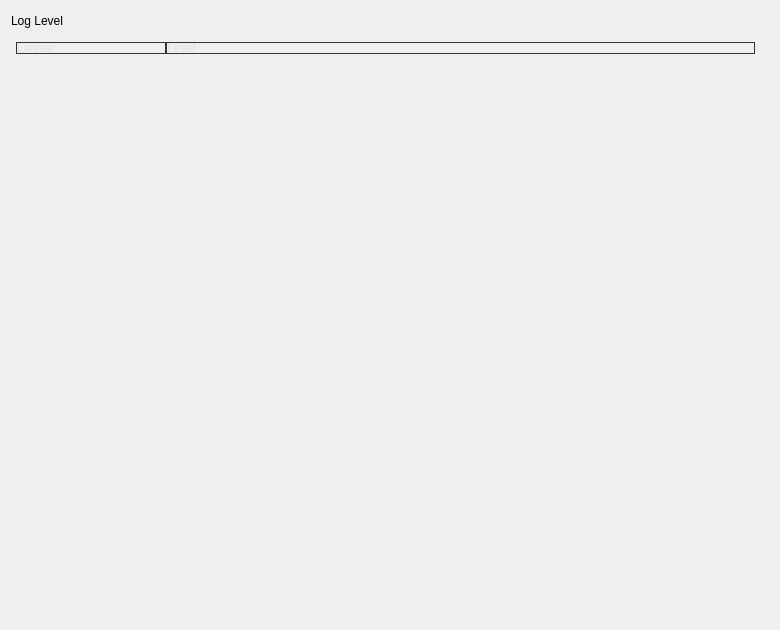
          <widget class="QWidget" name="loggingPage">
           <widget class="QWidget" name="layoutWidget">
            <property name="geometry">
             <rect>
              <x>0</x>
              <y>0</y>
              <width>771</width>
              <height>621</height>
             </rect>
            </property>
            <layout class="QVBoxLayout" name="verticalLayout_3">
             <property name="leftMargin">
              <number>11</number>
             </property>
             <property name="topMargin">
              <number>11</number>
             </property>
             <property name="rightMargin">
              <number>11</number>
             </property>
             <property name="bottomMargin">
              <number>11</number>
             </property>
             <item>
              <layout class="QHBoxLayout" name="horizontalLayout_7">
               <item>
                <widget class="QLabel" name="label_7">
                 <property name="text">
                  <string>&lt;img src=':/Resources/CommonIcon/Title Bullet Secondary.svg' width='11' height='11'&gt;Log Level</string>
                 </property>
                </widget>
               </item>
               <item>
                <spacer name="horizontalSpacer_6">
                 <property name="orientation">
                  <enum>Qt::Horizontal</enum>
                 </property>
                 <property name="sizeHint" stdset="0">
                  <size>
                   <width>40</width>
                   <height>20</height>
                  </size>
                 </property>
                </spacer>
               </item>
              </layout>
             </item>
             <item>
              <widget class="QTableWidget" name="tableWidget">
               <property name="styleSheet">
                <string notr="true">	QTableView
                 {
                 outline: none;
                 border: 1px solid transparent;
                 background: transparent;
                 }

                 QTableView QHeaderView
                 {
                 background: transparent;
				 padding:4px
                 }

                 QTableView QHeaderView::section
                 {
                 border: 1px solid transparent;
                 background: transparent;
                 color: rgba(225, 225, 228, 255);
                 border-color: rgba(52, 52, 55, 255);
                 }

                 QTableView QHeaderView::section:hover
                 {
                 background: transparent;
                 color: rgba(110, 185, 255, 255);
                 }

                 QTableView QHeaderView::section:selected
                 {
                 background: rgba(0, 0, 0, 230);
                 color: rgba(110, 185, 255, 255);
                 }

                 QTableView QHeaderView::section:disabled
                 {
                 background: rgba(0, 0, 0, 77);
                 color: rgba(70, 70, 73, 255);
                 }

                 QTableView[widget-type = Warning] QHeaderView::section
                 {
                 border-bottom-color: rgba(90, 90, 92, 26);
                 border-right-color: rgba(90, 90, 92, 26);
                 background: rgba(40, 32, 35, 255);
                 color: rgba(255, 97, 125, 255);
                 }

                 QTableView QTableCornerButton::section
                 {
                 background: transparent;
                 border: 1px solid transparent;
                 border-color: rgba(52, 52, 55, 255);
                 }

                 QTableView::item
                 {
                 border: 1px solid transparent;
                 border-bottom-color: rgba(90, 90, 92, 26);
                 border-right-color: rgba(90, 90, 92, 26);
                 background: rgba(0, 0, 0, 153);
                 color: rgba(225, 225, 228, 255);
                 }

                 QTableView::item:hover
                 {
                 background: rgba(0, 0, 0, 153);
                 color: rgba(110, 185, 255, 255);
                 min-height: 24px;
                 max-height: 24px;
                 }

                 QTableView::item:selected
                 {
                 background: rgba(45, 52, 68, 255);
                 color: rgba(110, 185, 255, 255);
                 border: 2px solid;
                 border-color: rgba(110, 185, 255, 255);
                 }

                 QTableView::item:focus
                 {
                 background: rgba(45, 52, 68, 255);
                 color: rgba(110, 185, 255, 255);
                 }

                 QTableView::item:disabled
                 {
                 background: rgba(0, 0, 0, 77);
                 color: rgba(70, 70, 73, 255);
                 }

                 QTableView[widget-type=Warning]
                 {
                 border-bottom-color: rgba(90, 90, 92, 26);
                 border-right-color: rgba(90, 90, 92, 26);
                 background: rgba(40, 32, 35, 255);
                 color: rgba(255, 97, 125, 255);
                 }

                 QTableView[readOnly=true]
                 {
                 border-bottom-color: rgba(90, 90, 92, 26);
                 border-right-color: rgba(90, 90, 92, 26);
                 background: rgba(0, 0, 0, 77);
                 color: rgba(225, 225, 228, 255);
                 }

                 QTableView[widget-type=ReadOnly]::item
                 {
                 border-bottom-color: rgba(90, 90, 92, 26);
                 border-right-color: rgba(90, 90, 92, 26);
                 background: rgba(0, 0, 0, 77);
                 color: rgba(153, 153, 156, 255);
                 }

                 QTableView QLineEdit
                 {
                 background: rgba(45, 52, 68, 255);
                 color: rgba(225, 225, 228, 255);
                 }

                 QTableView QLineEdit:focus
                 {
                 color: rgba(110, 185, 255, 255);
                 }
                 QMenu
                 {
                 background: rgba(30, 30, 33, 255);
                 border-radius: 4px;
                 }

                 QMenu::item
                 {
                 color: rgba(225, 225, 228, 255);
                 background: transparent;
                 }

                 QMenu::item:hover
                 {
                 color: rgba(110, 185, 255, 255);
                 background: rgba(0, 0, 0, 77);
                 }

                 QMenu::item:selected
                 {
                 color: rgba(110, 185, 255, 255);
                 background: rgba(45, 52, 68, 255);
                 }

                 QMenu::item:disabled
                 {
                 color: rgba(70, 70, 73, 255);
                 background: transparent;
                 }

                 QMenu::separator
                 {
                 height: 5px;
                 background: transparent;
                 border: none;
                 border-top: 1px solid;
                 border-color: rgba(47, 47, 50, 255);
                 margin: 2px 0px 2px 0px;
                 }

                 QMenu::tearoff
                 {
                 background-image: url(:/Resources/CommonIcon/Dash.svg);
                 image: url(:/Resources/CommonIcon/Cut handle Main bar.svg);
                 background-repeat: repeat-x;
                 background-position: center;
                 min-height: 15px;
                 max-height: 15px;
                 height: 15px;
                 padding-top: 1px;
                 }</string>
               </property>
               <attribute name="horizontalHeaderDefaultSectionSize">
                <number>150</number>
               </attribute>
               <attribute name="horizontalHeaderStretchLastSection">
                <bool>true</bool>
               </attribute>
               <attribute name="verticalHeaderVisible">
                <bool>false</bool>
               </attribute>
               <column>
                <property name="text">
                 <string>Logger</string>
                </property>
                <property name="textAlignment">
                 <set>AlignLeading|AlignVCenter</set>
                </property>
               </column>
               <column>
                <property name="text">
                 <string>Level</string>
                </property>
                <property name="textAlignment">
                 <set>AlignLeading|AlignVCenter</set>
                </property>
               </column>
              </widget>
             </item>
            </layout>
           </widget>
          </widget>
